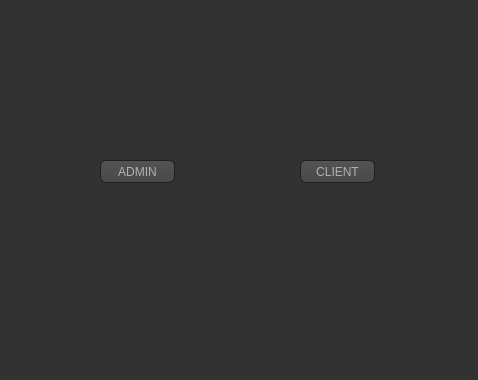
<?xml version="1.0" encoding="UTF-8"?>
<ui version="4.0">
 <class>Dialogmain</class>
 <widget class="QDialog" name="Dialogmain">
  <property name="geometry">
   <rect>
    <x>0</x>
    <y>0</y>
    <width>478</width>
    <height>380</height>
   </rect>
  </property>
  <property name="windowTitle">
   <string>MENU</string>
  </property>
  <property name="styleSheet">
   <string notr="true">QToolTip
{
     border: 1px solid black;
     background-color: #ffa02f;
     padding: 1px;
     border-radius: 3px;
     opacity: 100;
}

QWidget
{
    color: #b1b1b1;
    background-color: #323232;
}

QWidget:item:hover
{
    background-color: QLinearGradient( x1: 0, y1: 0, x2: 0, y2: 1, stop: 0 #ffa02f, stop: 1 #ca0619);
    color: #000000;
}

QWidget:item:selected
{
    background-color: QLinearGradient( x1: 0, y1: 0, x2: 0, y2: 1, stop: 0 #ffa02f, stop: 1 #d7801a);
}

QMenuBar::item
{
    background: transparent;
}

QMenuBar::item:selected
{
    background: transparent;
    border: 1px solid #ffaa00;
}

QMenuBar::item:pressed
{
    background: #444;
    border: 1px solid #000;
    background-color: QLinearGradient(
        x1:0, y1:0,
        x2:0, y2:1,
        stop:1 #212121,
        stop:0.4 #343434/*,
        stop:0.2 #343434,
        stop:0.1 #ffaa00*/
    );
    margin-bottom:-1px;
    padding-bottom:1px;
}

QMenu
{
    border: 1px solid #000;
}

QMenu::item
{
    padding: 2px 20px 2px 20px;
}

QMenu::item:selected
{
    color: #000000;
}

QWidget:disabled
{
    color: #404040;
    background-color: #323232;
}

QAbstractItemView
{
    background-color: QLinearGradient( x1: 0, y1: 0, x2: 0, y2: 1, stop: 0 #4d4d4d, stop: 0.1 #646464, stop: 1 #5d5d5d);
}

QWidget:focus
{
    /*border: 2px solid QLinearGradient( x1: 0, y1: 0, x2: 0, y2: 1, stop: 0 #ffa02f, stop: 1 #d7801a);*/
}

QLineEdit
{
    background-color: QLinearGradient( x1: 0, y1: 0, x2: 0, y2: 1, stop: 0 #4d4d4d, stop: 0 #646464, stop: 1 #5d5d5d);
    padding: 1px;
    border-style: solid;
    border: 1px solid #1e1e1e;
    border-radius: 5;
}

QPushButton
{
    color: #b1b1b1;
    background-color: QLinearGradient( x1: 0, y1: 0, x2: 0, y2: 1, stop: 0 #565656, stop: 0.1 #525252, stop: 0.5 #4e4e4e, stop: 0.9 #4a4a4a, stop: 1 #464646);
    border-width: 1px;
    border-color: #1e1e1e;
    border-style: solid;
    border-radius: 6;
    padding: 3px;
    font-size: 12px;
    padding-left: 5px;
    padding-right: 5px;
}

QPushButton:pressed
{
    background-color: QLinearGradient( x1: 0, y1: 0, x2: 0, y2: 1, stop: 0 #2d2d2d, stop: 0.1 #2b2b2b, stop: 0.5 #292929, stop: 0.9 #282828, stop: 1 #252525);
}

QComboBox
{
    selection-background-color: #ffaa00;
    background-color: QLinearGradient( x1: 0, y1: 0, x2: 0, y2: 1, stop: 0 #565656, stop: 0.1 #525252, stop: 0.5 #4e4e4e, stop: 0.9 #4a4a4a, stop: 1 #464646);
    border-style: solid;
    border: 1px solid #1e1e1e;
    border-radius: 5;
}

QComboBox:hover,QPushButton:hover
{
    border: 2px solid QLinearGradient( x1: 0, y1: 0, x2: 0, y2: 1, stop: 0 #ffa02f, stop: 1 #d7801a);
}


QComboBox:on
{
    padding-top: 3px;
    padding-left: 4px;
    background-color: QLinearGradient( x1: 0, y1: 0, x2: 0, y2: 1, stop: 0 #2d2d2d, stop: 0.1 #2b2b2b, stop: 0.5 #292929, stop: 0.9 #282828, stop: 1 #252525);
    selection-background-color: #ffaa00;
}

QComboBox QAbstractItemView
{
    border: 2px solid darkgray;
    selection-background-color: QLinearGradient( x1: 0, y1: 0, x2: 0, y2: 1, stop: 0 #ffa02f, stop: 1 #d7801a);
}

QComboBox::drop-down
{
     subcontrol-origin: padding;
     subcontrol-position: top right;
     width: 15px;

     border-left-width: 0px;
     border-left-color: darkgray;
     border-left-style: solid; /* just a single line */
     border-top-right-radius: 3px; /* same radius as the QComboBox */
     border-bottom-right-radius: 3px;
 }

QComboBox::down-arrow
{
     image: url(:/down_arrow.png);
}

QGroupBox:focus
{
border: 2px solid QLinearGradient( x1: 0, y1: 0, x2: 0, y2: 1, stop: 0 #ffa02f, stop: 1 #d7801a);
}

QTextEdit:focus
{
    border: 2px solid QLinearGradient( x1: 0, y1: 0, x2: 0, y2: 1, stop: 0 #ffa02f, stop: 1 #d7801a);
}

QScrollBar:horizontal {
     border: 1px solid #222222;
     background: QLinearGradient( x1: 0, y1: 0, x2: 0, y2: 1, stop: 0.0 #121212, stop: 0.2 #282828, stop: 1 #484848);
     height: 7px;
     margin: 0px 16px 0 16px;
}

QScrollBar::handle:horizontal
{
      background: QLinearGradient( x1: 0, y1: 0, x2: 1, y2: 0, stop: 0 #ffa02f, stop: 0.5 #d7801a, stop: 1 #ffa02f);
      min-height: 20px;
      border-radius: 2px;
}

QScrollBar::add-line:horizontal {
      border: 1px solid #1b1b19;
      border-radius: 2px;
      background: QLinearGradient( x1: 0, y1: 0, x2: 1, y2: 0, stop: 0 #ffa02f, stop: 1 #d7801a);
      width: 14px;
      subcontrol-position: right;
      subcontrol-origin: margin;
}

QScrollBar::sub-line:horizontal {
      border: 1px solid #1b1b19;
      border-radius: 2px;
      background: QLinearGradient( x1: 0, y1: 0, x2: 1, y2: 0, stop: 0 #ffa02f, stop: 1 #d7801a);
      width: 14px;
     subcontrol-position: left;
     subcontrol-origin: margin;
}

QScrollBar::right-arrow:horizontal, QScrollBar::left-arrow:horizontal
{
      border: 1px solid black;
      width: 1px;
      height: 1px;
      background: white;
}

QScrollBar::add-page:horizontal, QScrollBar::sub-page:horizontal
{
      background: none;
}

QScrollBar:vertical
{
      background: QLinearGradient( x1: 0, y1: 0, x2: 1, y2: 0, stop: 0.0 #121212, stop: 0.2 #282828, stop: 1 #484848);
      width: 7px;
      margin: 16px 0 16px 0;
      border: 1px solid #222222;
}

QScrollBar::handle:vertical
{
      background: QLinearGradient( x1: 0, y1: 0, x2: 0, y2: 1, stop: 0 #ffa02f, stop: 0.5 #d7801a, stop: 1 #ffa02f);
      min-height: 20px;
      border-radius: 2px;
}

QScrollBar::add-line:vertical
{
      border: 1px solid #1b1b19;
      border-radius: 2px;
      background: QLinearGradient( x1: 0, y1: 0, x2: 0, y2: 1, stop: 0 #ffa02f, stop: 1 #d7801a);
      height: 14px;
      subcontrol-position: bottom;
      subcontrol-origin: margin;
}

QScrollBar::sub-line:vertical
{
      border: 1px solid #1b1b19;
      border-radius: 2px;
      background: QLinearGradient( x1: 0, y1: 0, x2: 0, y2: 1, stop: 0 #d7801a, stop: 1 #ffa02f);
      height: 14px;
      subcontrol-position: top;
      subcontrol-origin: margin;
}

QScrollBar::up-arrow:vertical, QScrollBar::down-arrow:vertical
{
      border: 1px solid black;
      width: 1px;
      height: 1px;
      background: white;
}


QScrollBar::add-page:vertical, QScrollBar::sub-page:vertical
{
      background: none;
}

QTextEdit
{
    background-color: #242424;
}

QPlainTextEdit
{
    background-color: #242424;
}

QHeaderView::section
{
    background-color: QLinearGradient(x1:0, y1:0, x2:0, y2:1, stop:0 #616161, stop: 0.5 #505050, stop: 0.6 #434343, stop:1 #656565);
    color: white;
    padding-left: 4px;
    border: 1px solid #6c6c6c;
}

QCheckBox:disabled
{
color: #414141;
}

QDockWidget::title
{
    text-align: center;
    spacing: 3px; /* spacing between items in the tool bar */
    background-color: QLinearGradient(x1:0, y1:0, x2:0, y2:1, stop:0 #323232, stop: 0.5 #242424, stop:1 #323232);
}

QDockWidget::close-button, QDockWidget::float-button
{
    text-align: center;
    spacing: 1px; /* spacing between items in the tool bar */
    background-color: QLinearGradient(x1:0, y1:0, x2:0, y2:1, stop:0 #323232, stop: 0.5 #242424, stop:1 #323232);
}

QDockWidget::close-button:hover, QDockWidget::float-button:hover
{
    background: #242424;
}

QDockWidget::close-button:pressed, QDockWidget::float-button:pressed
{
    padding: 1px -1px -1px 1px;
}

QMainWindow::separator
{
    background-color: QLinearGradient(x1:0, y1:0, x2:0, y2:1, stop:0 #161616, stop: 0.5 #151515, stop: 0.6 #212121, stop:1 #343434);
    color: white;
    padding-left: 4px;
    border: 1px solid #4c4c4c;
    spacing: 3px; /* spacing between items in the tool bar */
}

QMainWindow::separator:hover
{

    background-color: QLinearGradient(x1:0, y1:0, x2:0, y2:1, stop:0 #d7801a, stop:0.5 #b56c17 stop:1 #ffa02f);
    color: white;
    padding-left: 4px;
    border: 1px solid #6c6c6c;
    spacing: 3px; /* spacing between items in the tool bar */
}

QToolBar::handle
{
     spacing: 3px; /* spacing between items in the tool bar */
     background: url(:/images/handle.png);
}

QMenu::separator
{
    height: 2px;
    background-color: QLinearGradient(x1:0, y1:0, x2:0, y2:1, stop:0 #161616, stop: 0.5 #151515, stop: 0.6 #212121, stop:1 #343434);
    color: white;
    padding-left: 4px;
    margin-left: 10px;
    margin-right: 5px;
}

QProgressBar
{
    border: 2px solid grey;
    border-radius: 5px;
    text-align: center;
}

QProgressBar::chunk
{
    background-color: #d7801a;
    width: 2.15px;
    margin: 0.5px;
}

QTabBar::tab {
    color: #b1b1b1;
    border: 1px solid #444;
    border-bottom-style: none;
    background-color: #323232;
    padding-left: 10px;
    padding-right: 10px;
    padding-top: 3px;
    padding-bottom: 2px;
    margin-right: -1px;
}

QTabWidget::pane {
    border: 1px solid #444;
    top: 1px;
}

QTabBar::tab:last
{
    margin-right: 0; /* the last selected tab has nothing to overlap with on the right */
    border-top-right-radius: 3px;
}

QTabBar::tab:first:!selected
{
 margin-left: 0px; /* the last selected tab has nothing to overlap with on the right */


    border-top-left-radius: 3px;
}

QTabBar::tab:!selected
{
    color: #b1b1b1;
    border-bottom-style: solid;
    margin-top: 3px;
    background-color: QLinearGradient(x1:0, y1:0, x2:0, y2:1, stop:1 #212121, stop:.4 #343434);
}

QTabBar::tab:selected
{
    border-top-left-radius: 3px;
    border-top-right-radius: 3px;
    margin-bottom: 0px;
}

QTabBar::tab:!selected:hover
{
    /*border-top: 2px solid #ffaa00;
    padding-bottom: 3px;*/
    border-top-left-radius: 3px;
    border-top-right-radius: 3px;
    background-color: QLinearGradient(x1:0, y1:0, x2:0, y2:1, stop:1 #212121, stop:0.4 #343434, stop:0.2 #343434, stop:0.1 #ffaa00);
}

QRadioButton::indicator:checked, QRadioButton::indicator:unchecked{
    color: #b1b1b1;
    background-color: #323232;
    border: 1px solid #b1b1b1;
    border-radius: 6px;
}

QRadioButton::indicator:checked
{
    background-color: qradialgradient(
        cx: 0.5, cy: 0.5,
        fx: 0.5, fy: 0.5,
        radius: 1.0,
        stop: 0.25 #ffaa00,
        stop: 0.3 #323232
    );
}

QCheckBox::indicator{
    color: #b1b1b1;
    background-color: #323232;
    border: 1px solid #b1b1b1;
    width: 9px;
    height: 9px;
}

QRadioButton::indicator
{
    border-radius: 6px;
}

QRadioButton::indicator:hover, QCheckBox::indicator:hover
{
    border: 1px solid #ffaa00;
}

QCheckBox::indicator:checked
{
    image:url(:/images/checkbox.png);
}

QCheckBox::indicator:disabled, QRadioButton::indicator:disabled
{
    border: 1px solid #444;
}</string>
  </property>
  <widget class="QPushButton" name="openAdmin">
   <property name="geometry">
    <rect>
     <x>100</x>
     <y>160</y>
     <width>75</width>
     <height>23</height>
    </rect>
   </property>
   <property name="text">
    <string>ADMIN</string>
   </property>
  </widget>
  <widget class="QPushButton" name="openClient">
   <property name="geometry">
    <rect>
     <x>300</x>
     <y>160</y>
     <width>75</width>
     <height>23</height>
    </rect>
   </property>
   <property name="text">
    <string>CLIENT</string>
   </property>
  </widget>
 </widget>
 <resources/>
 <connections/>
</ui>
